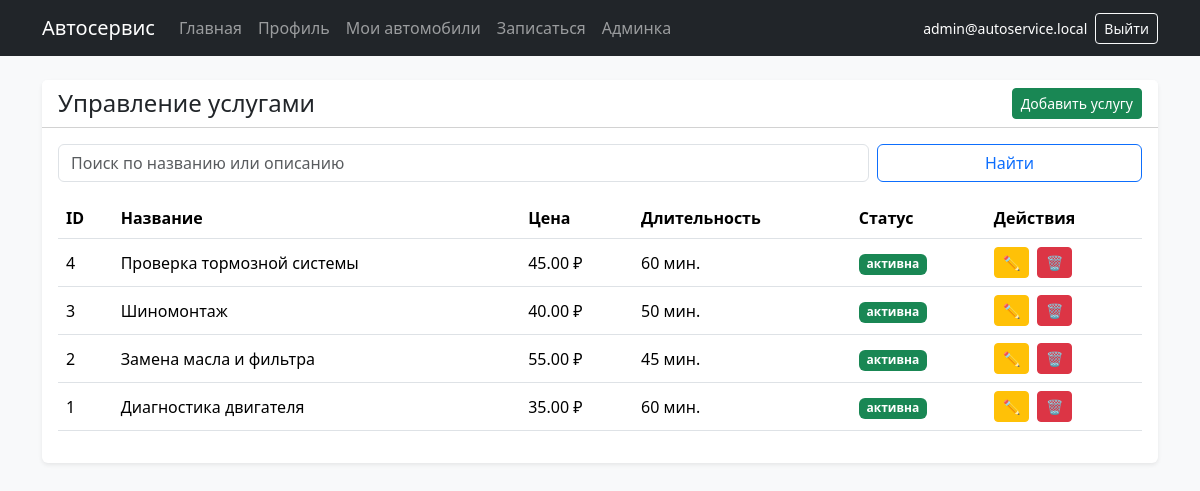
The page /admin_services.php (signed in) on the database its author committed.
### tables this page shows
CREATE TABLE `services` (
  `id` INT NOT NULL AUTO_INCREMENT,
  `title` VARCHAR(255) NOT NULL,
  `description` TEXT DEFAULT NULL,
  `base_price` DECIMAL(10,2) NOT NULL DEFAULT 0.00,
  `duration_minutes` INT NOT NULL,
  `image_url` VARCHAR(255) DEFAULT NULL,
  `is_active` TINYINT(1) NOT NULL DEFAULT 1,
  `created_at` DATETIME NOT NULL DEFAULT CURRENT_TIMESTAMP,
  PRIMARY KEY (`id`)
);

### auth.php (called while the page is built, shortened)
<?php
if (!function_exists('h')) {
    function h($value)
    {
        return htmlspecialchars((string) $value, ENT_QUOTES, 'UTF-8');
    }
}

### admin_services.php (the view, shortened to what this page needs)
<?php
require_once __DIR__ . '/auth.php';
require_once __DIR__ . '/db.php';
$q = trim($_GET['q'] ?? '');
$page = isset($_GET['page']) ? (int) $_GET['page'] : 1;
$limit = 10;
$offset = ($page - 1) * $limit;
if ($q !== '') {
    $countStmt = $pdo->prepare('SELECT COUNT(*) FROM services WHERE title LIKE :q OR description LIKE :q');
    $countStmt->execute([':q' => '%' . $q . '%']);
    $totalRows = (int) $countStmt->fetchColumn();
    $stmt = $pdo->prepare('SELECT * FROM services WHERE title LIKE :q OR description LIKE :q ORDER BY id DESC LIMIT :limit OFFSET :offset');
    $stmt->bindValue(':q', '%' . $q . '%', PDO::PARAM_STR);
} else {
    $stmt = $pdo->prepare('SELECT * FROM services ORDER BY id DESC LIMIT :limit OFFSET :offset');
}
$stmt->bindValue(':limit', $limit, PDO::PARAM_INT);
$stmt->bindValue(':offset', $offset, PDO::PARAM_INT);
$stmt->execute();
$services = $stmt->fetchAll();
?>
<!DOCTYPE html>
<html lang="ru">
<head>
    <link href="https://cdn.jsdelivr.net/npm/bootstrap@5.3.3/dist/css/bootstrap.min.css" rel="stylesheet">
</head>
<body class="bg-light">
<?php require __DIR__ . '/nav.php'; ?>
<div class="container pb-5">
    <div class="card shadow-sm border-0">
        <div class="card-header bg-white d-flex flex-wrap justify-content-between align-items-center gap-2">
            <h1 class="h4 mb-0">Управление услугами</h1>
            <a href="add_service.php" class="btn btn-success btn-sm">Добавить услугу</a>
        </div>
        <div class="card-body">
            <form method="GET" class="row g-2 mb-3">
                <div class="col-md-9">
                    <input type="text" name="q" class="form-control" placeholder="Поиск по названию или описанию" value="<?= h($q) ?>">
                </div>
                <div class="col-md-3 d-grid">
                    <button type="submit" class="btn btn-outline-primary">Найти</button>
                </div>
            </form>
            <div class="table-responsive">
                <table class="table table-hover align-middle">
                    <thead>
                        <tr>
                            <th>ID</th>
                            <th>Название</th>
                            <th>Цена</th>
                            <th>Длительность</th>
                            <th>Статус</th>
                            <th>Действия</th>
                        </tr>
                    </thead>
                    <tbody>
                    <?php foreach ($services as $service): ?>
                        <tr>
                            <td><?= (int) $service['id'] ?></td>
                            <td><?= h($service['title']) ?></td>
                            <td><?= number_format((float) $service['base_price'], 2, '.', ' ') ?> ₽</td>
                            <td><?= (int) $service['duration_minutes'] ?> мин.</td>
                            <td>
                                <span class="badge bg-<?= $service['is_active'] ? 'success' : 'secondary' ?>">
                                    <?= $service['is_active'] ? 'активна' : 'скрыта' ?>
                                </span>
                            </td>
                            <td>
                                <div class="d-flex flex-wrap gap-2">
                                    <a href="edit_service.php?id=<?= (int) $service['id'] ?>" class="btn btn-warning btn-sm">✏️</a>
                                    <form method="POST" action="delete_service.php" onsubmit="return confirm('Удалить или деактивировать услугу?');">
                                        <button type="submit" class="btn btn-danger btn-sm">🗑️</button>
                                    </form>
                                </div>
                            </td>
                        </tr>
                    <?php endforeach; ?>
                    </tbody>
                </table>
            </div>
        </div>
    </div>
</div>
</body>
</html>

### rows shown on the page
services: id "4", title "Проверка тормозной системы", base_price "45.00", duration_minutes "60", is_active "активна"
services: id "3", title "Шиномонтаж", base_price "40.00", duration_minutes "50", is_active "активна"
services: id "2", title "Замена масла и фильтра", base_price "55.00", duration_minutes "45", is_active "активна"
services: id "1", title "Диагностика двигателя", base_price "35.00", duration_minutes "60", is_active "активна"

### other values the page prints
$_SESSION['user_email'] "admin@autoservice.local"
